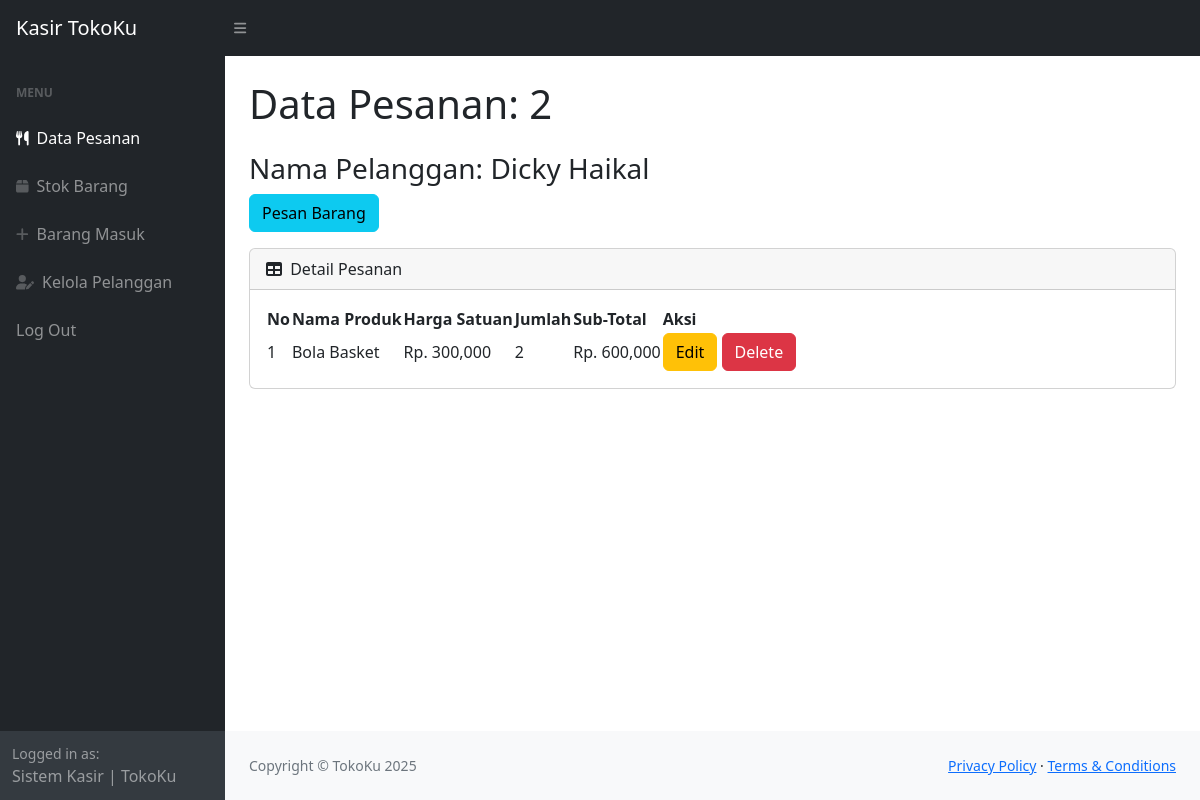
Screenshot of /view.php?idp=2 (signed in) with the database file from the repository.
### tables this page shows
CREATE TABLE `pesanan` (
  `idpesanan` int(11) NOT NULL,
  `idpelanggan` int(11) NOT NULL,
  `tanggal` timestamp NOT NULL DEFAULT current_timestamp()
);

CREATE TABLE `pelanggan` (
  `idpelanggan` int(11) NOT NULL,
  `namapelanggan` varchar(100) NOT NULL,
  `notelp` varchar(20) NOT NULL,
  `alamat` text NOT NULL
);

CREATE TABLE `detailpesanan` (
  `iddetailpesanan` int(11) NOT NULL,
  `idpesanan` int(11) NOT NULL,
  `idproduk` int(11) NOT NULL,
  `qty` int(11) NOT NULL
);

CREATE TABLE `produk` (
  `idproduk` int(11) NOT NULL,
  `namaproduk` varchar(100) NOT NULL,
  `harga` int(11) NOT NULL,
  `stok` int(11) NOT NULL
);

### view.php (the view, shortened to what this page needs)
<?php
    require 'ceklogin.php';
    if(isset($_GET['idp'])) {
        $idp = $_GET['idp'];
        $ambilnamapelanggan = mysqli_query($koneksi,
        "SELECT * FROM pesanan p, pelanggan pl
        WHERE p.idpelanggan=pl.idpelanggan
        AND p.idpesanan='$idp'");
        $anp = mysqli_fetch_array($ambilnamapelanggan);
        $namapelanggan = $anp['namapelanggan'];
    } else {
        header('location:index.php');
    }
?>
<!DOCTYPE html>
<html lang="en">
    <head>
        <link href="https://cdn.jsdelivr.net/npm/simple-datatables@7.1.2/dist/style.min.css" rel="stylesheet" />
        <link href="css/styles.css" rel="stylesheet" />
    </head>
    <body class="sb-nav-fixed">
        <nav class="sb-topnav navbar navbar-expand navbar-dark bg-dark">
            <a class="navbar-brand ps-3" href="index.php">Kasir TokoKu</a>
            <button class="btn btn-link btn-sm order-1 order-lg-0 me-4 me-lg-0" id="sidebarToggle" href="#!"><i class="fas fa-bars"></i></button>
        </nav>
        <div id="layoutSidenav">
            <div id="layoutSidenav_nav">
                <nav class="sb-sidenav accordion sb-sidenav-dark" id="sidenavAccordion">
                    <div class="sb-sidenav-menu">
                        <div class="nav">
                            <div class="sb-sidenav-menu-heading">Menu</div>
                            <a class="nav-link active" href="index.php">
                                <div class="sb-nav-link-icon"><i class="fas fa-utensils"></i></div>
                                Data Pesanan
                            </a>
                            <a class="nav-link" href="stok.php">
                                <div class="sb-nav-link-icon"><i class="fas fa-box"></i></div>
                                Stok Barang
                            </a>
                            <a class="nav-link" href="barangmasuk.php">
                                <div class="sb-nav-link-icon"><i class="fas fa-plus"></i></div>
                                Barang Masuk
                            </a>
                            <a class="nav-link" href="pelanggan.php">
                                <div class="sb-nav-link-icon"><i class="fas fa-user-edit"></i></div>
                                Kelola Pelanggan
                            </a>
                            <a class="nav-link" href="logout.php">
                                Log Out
                            </a>
                        </div>
                    </div>
                    <div class="sb-sidenav-footer">
                        <div class="small">Logged in as:</div>
                        Sistem Kasir | TokoKu
                    </div>
                </nav>
            </div>
            <div id="layoutSidenav_content">
                <main>
                    <div class="container-fluid px-4">
                        <h1 class="mt-4">Data Pesanan: <?=$idp;?></h1>
                        <h3 class="mt-4">Nama Pelanggan: <?=$namapelanggan;?></h3>
                            <button type="button" class="btn btn-info mb-3" data-bs-toggle="modal" data-bs-target="#myModal">
                            Pesan Barang
                        </button>
                        <div class="card mb-4">
                            <div class="card-header">
                                <i class="fas fa-table me-1"></i>
                                Detail Pesanan
                            </div>
                            <div class="card-body">
                                <table id="datatablesSimple">
                                    <thead>
                                        <tr>
                                            <th>No</th>
                                            <th>Nama Produk</th>
                                            <th>Harga Satuan</th>
                                            <th>Jumlah</th>
                                            <th>Sub-Total</th>
                                            <th>Aksi</th>
                                        </tr>
                                    </thead>
                                    <tbody>
                                    <?php
                                            $ambil = mysqli_query($koneksi,
                                            "SELECT * FROM detailpesanan p, produk pr
                                            WHERE p.idproduk = pr.idproduk
                                            AND idpesanan='$idp'");
                                        $i=1;
                                            while($pesanan = mysqli_fetch_array($ambil)) {
                                                $idpr = $pesanan['idproduk'];
                                                $namaproduk = $pesanan['namaproduk'];
                                                $harga = $pesanan['harga'];
                                                $qty = $pesanan['qty'];
                                                $subtotal = $harga * $qty;
                                        ?>
                                        <tr>
                                            <td><?=$i++;?></td>
                                            <td><?=$namaproduk;?></td>
                                            <td>Rp. <?=number_format($harga);?></td>
                                            <td><?=number_format($qty);?></td>
                                            <td>Rp. <?=number_format($subtotal);?></td>
                                            <td>
                                            <button type="button" class="btn btn-warning" data-bs-toggle="modal" data-bs-target="#edit<?=$idpr;?>">
                                            Edit
                                            </button>
                                            <button type="button" class="btn btn-danger" data-bs-toggle="modal" data-bs-target="#delete<?=$idpr;?>">
                                            Delete
                                            </button>
                                            </td>
                                        </tr>
                                        <?php
                                            }
                                        ?>
                                    </tbody>
                                </table>
                            </div>
                        </div>
                    </div>
                </main>
                <footer class="py-4 bg-light mt-auto">
                    <div class="container-fluid px-4">
                        <div class="d-flex align-items-center justify-content-between small">
                            <div class="text-muted">Copyright &copy; TokoKu 2025</div>
                            <div>
                                <a href="#">Privacy Policy</a>
                                &middot;
                                <a href="#">Terms &amp; Conditions</a>
                            </div>
                        </div>
                    </div>
                </footer>
            </div>
        </div>
    </body>
</html>

### rows the page displays
pesanan: idpelanggan.namapelanggan "Dicky Haikal"
detailpesanan: idproduk.namaproduk "Bola Basket", idproduk.harga "300,000", qty "2", subtotal "600,000"

### other values shown
$idp "2"
